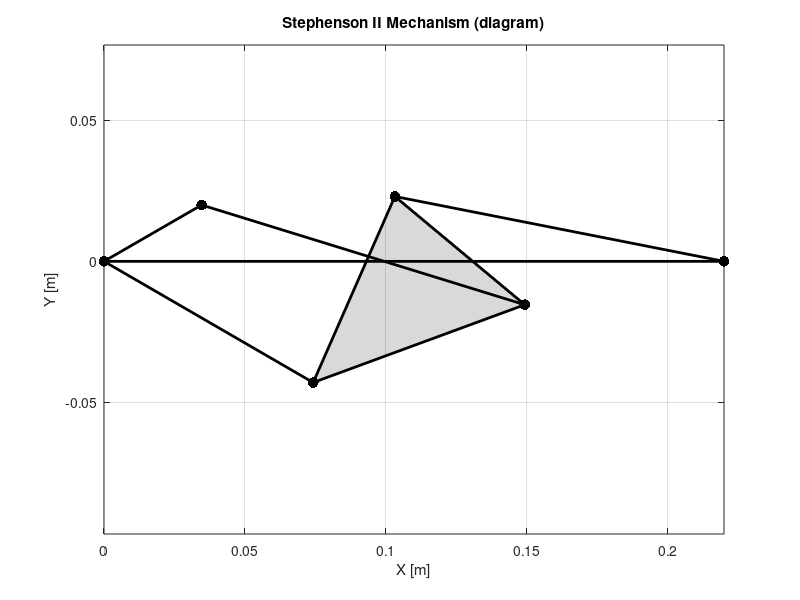

Write the MATLAB code that produced this figure.
function stephenson2_diagram()
% STEPHENSON II six-bar mechanism diagram with adjustable lengths.
% Edit the "params" block below to change geometry. The script solves two
% loop-closure constraints numerically and plots a single pose.

  params = struct();
  % Ground pivots (O2 at origin, O4 along +X)
  params.groundLength = 0.220;        % meters

  % Binary links to the ternary and coupler
  params.inputCrankLength = 0.040;    % O2->P2
  params.couplerLength   = 0.120;     % P2->P3
  params.rockerLength    = 0.110;     % P4->O4
  params.linkO2toP6Len   = 0.090;     % O2->P6

  % Ternary link geometry (three joints: P3, P4, P6)
  params.P3toP4Len       = 0.060;     % P3->P4
  params.P3toP6Len       = 0.080;     % P3->P6
  params.P4P6IncludedDeg = 60.0;      % included angle at P3 between (P3->P4) and (P3->P6)

  % Input crank angle (radians) measured from +X about O2
  params.inputAngleRad   = deg2rad(30);  % adjust as desired

  % Plot controls
  params.showDimensions  = false;
  params.lineWidth       = 2.0;
  params.jointMarkerSize = 60;

  plotStephenson2(params);
end

function plotStephenson2(params)
  O2 = [0.0, 0.0];
  O4 = [params.groundLength, 0.0];

  % Precompute ternary local directions
  beta = deg2rad(params.P4P6IncludedDeg);
  % Place local unit vectors from P3 to P4 and P6 with fixed included angle
  % Reference direction for P3->P4 is angle phi; P3->P6 is at (phi + beta)

  % Known point from input crank
  P2 = O2 + params.inputCrankLength * [cos(params.inputAngleRad), sin(params.inputAngleRad)];

  % Unknowns: theta3 (coupler orientation), phi (ternary orientation)
  % Use fminsearch to minimize squared residuals of two circle constraints
  objective = @(x) closureResidualsSquared(x, O2, O4, P2, params, beta);

  % Initial guess: aim coupler roughly toward O4; ternary roughly horizontal
  theta3_guess = atan2(O4(2) - P2(2), O4(1) - P2(1));
  phi_guess    = 0.0;

  x0 = [theta3_guess, phi_guess];
  options = optimset('Display', 'off');
  x_sol = fminsearch(objective, x0, options);
  theta3 = x_sol(1);
  phi    = x_sol(2);

  % Compute key points
  P3 = P2 + params.couplerLength * [cos(theta3), sin(theta3)];
  e34 = [cos(phi), sin(phi)];
  e36 = [cos(phi + beta), sin(phi + beta)];
  P4 = P3 + params.P3toP4Len * e34;
  P6 = P3 + params.P3toP6Len * e36;

  % Build line segments for plotting (all links black). Ternary drawn as filled triangle below.
  segments = {
    O2, O4;   % ground
    O2, P2;   % input crank
    P2, P3;   % coupler
    P4, O4;   % rocker to right ground
    P6, O2;   % link to left ground
  };

  figure('Color', 'w'); hold on; axis equal;
  for i = 1:size(segments, 1)
    A = segments{i,1};
    B = segments{i,2};
    plot([A(1) B(1)], [A(2) B(2)], '-', 'Color', 'k', 'LineWidth', params.lineWidth);
  end

  % Draw ternary link as filled triangle with pin joints at corners
  V = [P3; P4; P6];
  F = [1 2 3];
  patch('Faces', F, 'Vertices', V, 'FaceColor', 'k', 'FaceAlpha', 0.15, 'EdgeColor', 'k', 'LineWidth', params.lineWidth);

  % Plot joints
  jointPts = [O2; O4; P2; P3; P4; P6];
  scatter(jointPts(:,1), jointPts(:,2), params.jointMarkerSize, 'k', 'filled');


  grid on; box on;
  xlabel('X [m]'); ylabel('Y [m]');
  title('Stephenson II Mechanism (diagram)');

  if params.showDimensions
    annotateDimensions(O2, O4, P2, P3, P4, P6);
  end
end

function err2 = closureResidualsSquared(x, O2, O4, P2, params, beta)
  theta3 = x(1);
  phi    = x(2);

  P3 = P2 + params.couplerLength * [cos(theta3), sin(theta3)];
  e34 = [cos(phi),        sin(phi)       ];
  e36 = [cos(phi + beta), sin(phi + beta)];
  P4 = P3 + params.P3toP4Len * e34;
  P6 = P3 + params.P3toP6Len * e36;

  r1 = (norm(P4 - O4) - params.rockerLength);
  r2 = (norm(P6 - O2) - params.linkO2toP6Len);
  err2 = r1*r1 + r2*r2;
end

function annotateDimensions(O2, O4, P2, P3, P4, P6)
  % Simple dimension ticks for visual reference only.
  dimColor = [0.6 0.6 0.6];
  lw = 1.0;
  plot([O2(1) O4(1)], [O2(2)-0.02 O4(2)-0.02], '-', 'Color', dimColor, 'LineWidth', lw);
  plot([O2(1) O2(1)], [O2(2) O2(2)-0.025], '-', 'Color', dimColor, 'LineWidth', lw);
  plot([O4(1) O4(1)], [O4(2) O4(2)-0.025], '-', 'Color', dimColor, 'LineWidth', lw);
end

% To run: in MATLAB, navigate to this folder and call:
% >> stephenson2_diagram
% Then edit the lengths/angles at the top of this file and re-run.


